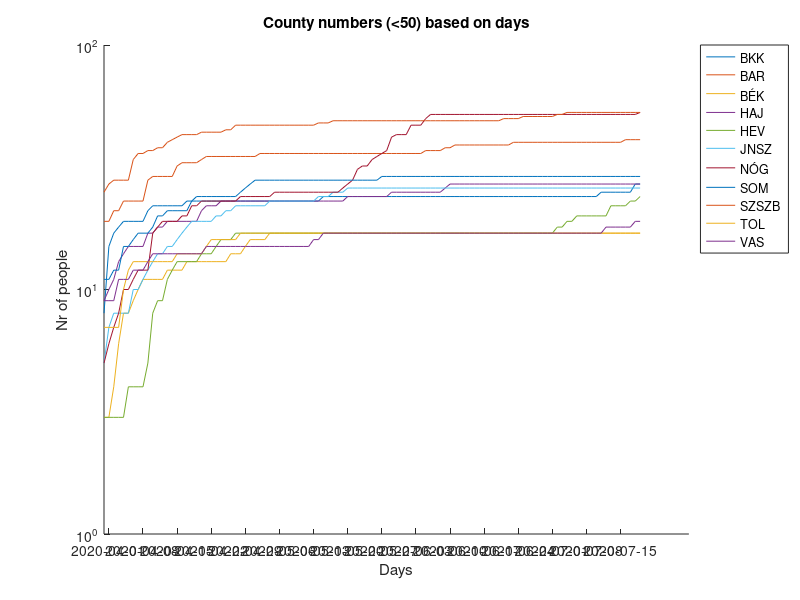
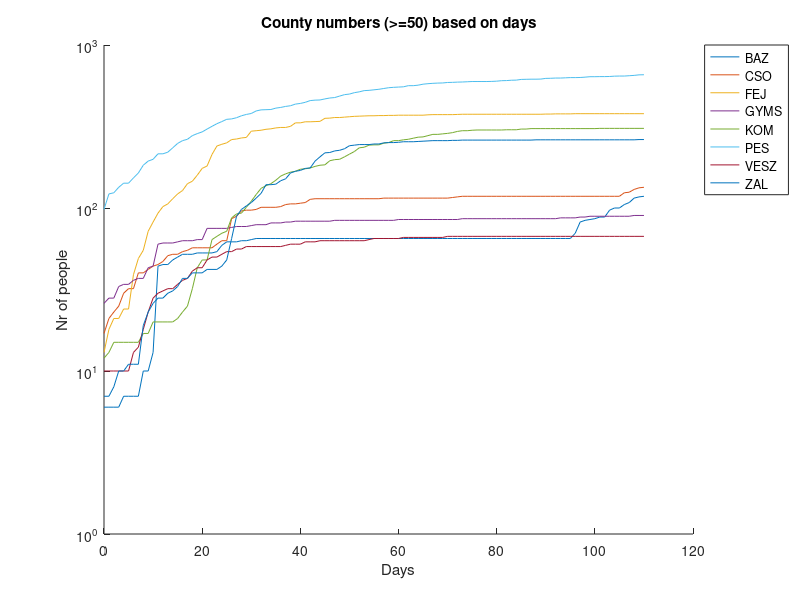
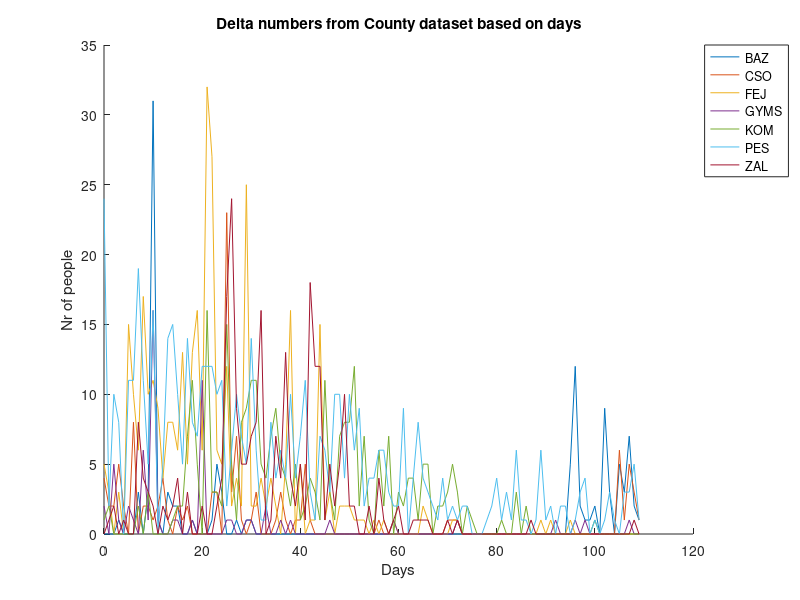
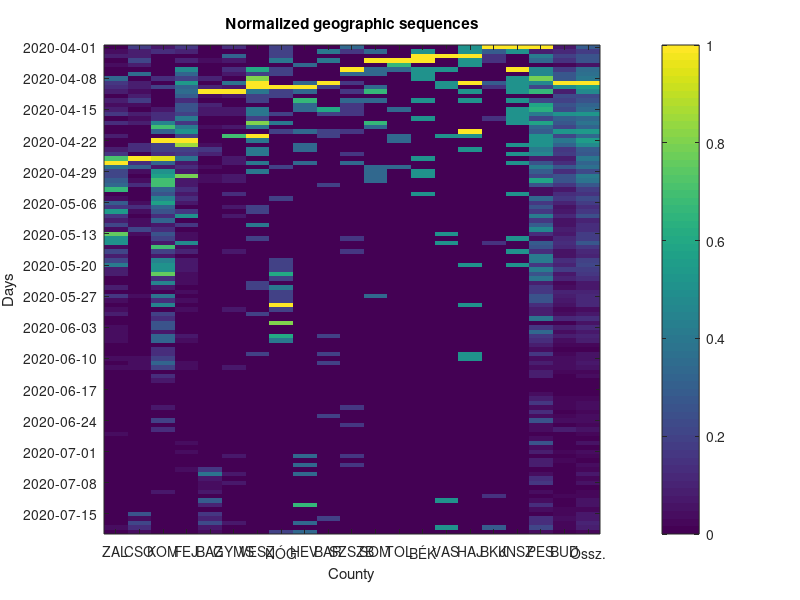

MATLAB code to generate these figures, in order:
# THIS IS AN EXAMPLE PROJECT FOR OCTAVE and matlab.
# you can download octave (free) from : https://www.gnu.org/software/octave/download.html
# To update the adat.csv file, you can downloaded raw datas best from:
# "https://hu.wikipedia.org/wiki/2020-as_COVID%E2%80%9319-koronav%C3%ADrus-j%C3%A1rv%C3%A1ny_Magyarorsz%C3%A1gon"
# First fix the unicode '-' at the first row, or any other typos :( manually... 

#used packages
pkg load signal;
pkg load data-smoothing;
pkg load financial
clear
# Open Input csv file
fin = fopen('megye.csv', 'rt');
Labels1= textscan(fin, '%s %s %s %s %s %s %s %s %s %s %s %s %s %s %s %s %s %s %s %s %s %s', 1, 
  'Delimiter', "\t", 'CollectOutput', 1, 'HeaderLines', 0);
Inputs= textscan(fin, '%s %f %f %f %f %f %f %f %f %f %f %f %f %f %f %f %f %f %f %f %f %f',
  'Delimiter', "\t", 'CollectOutput', 1, 'HeaderLines', 0);
fclose(fin);
DateFormatIn='yyyy-mm-dd';
StartDate= datenum(Inputs{1}(1,1), DateFormatIn);

#convert 2D array to 1D arrays
Datums = [datenum(Inputs{1})-StartDate];
LastRow = 39
Labels=Labels1{1};
Labels(:,1)=[]; #remove first element "Datum"

#{
BKK = Inputs{2}(:, 1);
#interpolation
t=0:66;
iX=[0:0.05:66]
intpmode="spline"
#intpmode="pchip"
iSummInfected= interp1( t, SummInfected, iX, intpmode);
iAInf=interp1( t, ActiveInfected, iX, intpmode);
#filter
[iDCured2, lambda]= regdatasmooth(iX, iDCured,"d",4,"stdev",3e+1,"midpointrule");
#}
numk = length(Inputs{2});
for n=1:20
  p=0
  for k=1: numk
    a= Inputs{2}(k,n)
    if (a < p)
      Inputs{2}(k,n)=p
    else
      p=a
    end
  end
end

#display curves
close all;
hold on;
# removed 5:BUD capital and 21 summary
Removed = [ 5 ];
#figure 4
k=1;
for n=1:20
    if ((Inputs{2}(LastRow, n)<50) && (0==ismember(n, Removed)))
    semilogy(Datums, Inputs{2}(:, n));
    labs1(k++)=Labels(n);
    endif
end
if (k>1)
  xticks([1:7:max(Datums)])
  dateaxis('x',29, StartDate);
  legend(labs1,  "location", "northeastoutside");
endif
title('County numbers (<50) based on days'), xlabel('Days'), ylabel('Nr of people');
hold off;
print -djpg 'figure4.jpg'
#

#one county only
figure
plot(Datums, Inputs{2}(:, 2));
title('Baranya megye'), xlabel('Days'), ylabel('Nr of people');

k=1;
figure
hold on;
for n=1:20
    if ((Inputs{2}(LastRow,n)>=50) && (0==ismember(n, Removed)))
    semilogy(Datums, Inputs{2}(:, n));
    labs2(k++)=Labels(n);
    endif
end
if (k>1)
legend(labs2,  "location", "northeastoutside");
endif
title('County numbers (>=50) based on days'), xlabel('Days'), ylabel('Nr of people');
hold off;
print -djpg 'figure5.jpg'
#

d=diff(Inputs{2});
Datums(end)=[];
k=1;

figure
hold on;
for n=1:20
    if ( max(d(:,n)>=10) && (0==ismember(n, Removed)))
    plot(Datums, d(:, n));
    labs2(k++)=Labels(n);
    endif
end
if (k>1)
legend(labs2,  "location", "northeastoutside");
endif
title('Delta numbers from County dataset based on days'), xlabel('Days'), ylabel('Nr of people');
hold off;
print -djpg 'figure6.jpg'
#
#scramble the similar counties closer
#      1  2  3  4  5  6  7  8  9 10 11 12 13 14 15 16 17 18 19 20 21
idx1=[20, 6,12, 7, 4, 8,19,13,10, 2,16,15,17, 3,18, 9, 1,11,14, 5,21];
for n=1:21
  idx2(idx1(n))=n;
end
#
figure(7, 'position', [0,0,1000,300]);
for n=1:21
  m=max(d(:,n));
  d(:,n) /= m; #normalize
  d2(:,idx2(n))=d(:,n);
  labels2(n)=Labels(idx1(n));
end
imagesc( d2 );
#meshc(d2);
#colormap (prism (10));
yticks([1:7:max(Datums)])
dateaxis('y',29, StartDate);
xticks([1:1:21]);
h=gca();
set (h, ['x' "ticklabel"], labels2);
colorbar
title('Normalized geographic sequences'), xlabel('County'), ylabel('Days');
print -djpg 'figure7.jpg' '-S1000,600'